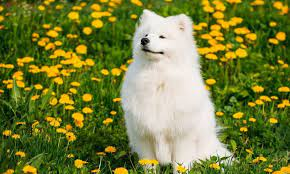
#> input picture dog.jpg, 290 x 174 px, found by its file name
$ python image_resize.py
#> lines starting #> are read from the running program, lines starting #| are printed output that depends on the picture
import cv2 as cv

img=cv.imread('dog.jpg',1)
#> img is the input picture: shape (174, 290, 3); mean B, G, R 58.7, 126.2, 118.6
cv.imshow('Original image',img)

percent=200
width=int(img.shape[1]* percent/100)
#> width = 580
height=int(img.shape[0]* percent/100)
#> height = 348
dim=(width,height)
#> dim = (580, 348)

resized= cv.resize(img,dim,interpolation=cv.INTER_CUBIC)
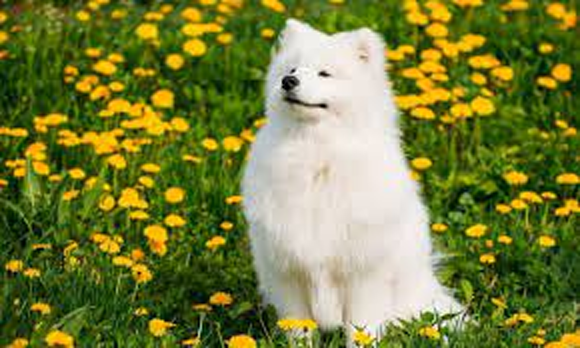
#> resized: shape (348, 580, 3); mean B, G, R 58.9, 126.2, 118.6
cv.imshow('Resized image',resized)

border_color = [0, 255, 255]
border=cv.copyMakeBorder(img,10,10,10,10,cv.BORDER_CONSTANT,value=border_color)
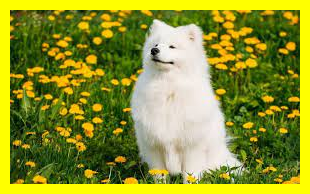
#> border: shape (194, 310, 3); mean B, G, R 49.2, 147, 140.5
cv.imshow('Bordered image',border)

cv.waitKey(0)
cv.destroyAllWindows()

$ run again, with Ba.jpg copied over dog.jpg
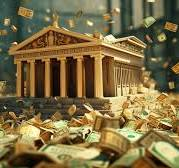
#> input picture Ba.jpg, 179 x 168 px, found by its file name
#> img is the input picture: shape (168, 179, 3); mean B, G, R 67.6, 108.4, 124.5
#> `resized= cv.resize(img,dim,interpolation=cv.INTER_CUBIC)`:
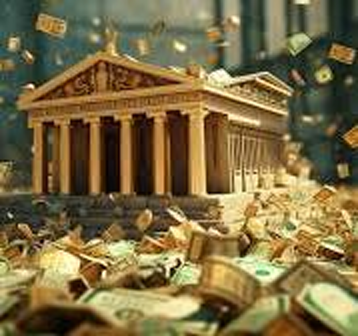
#> resized: shape (336, 358, 3); mean B, G, R 67.7, 108.4, 124.4
#> `border=cv.copyMakeBorder(img,10,10,10,10,cv.BORDER_CONSTANT,value=bord..`:
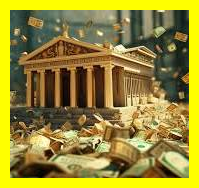
#> border: shape (188, 199, 3); mean B, G, R 54.3, 137.1, 150.1
